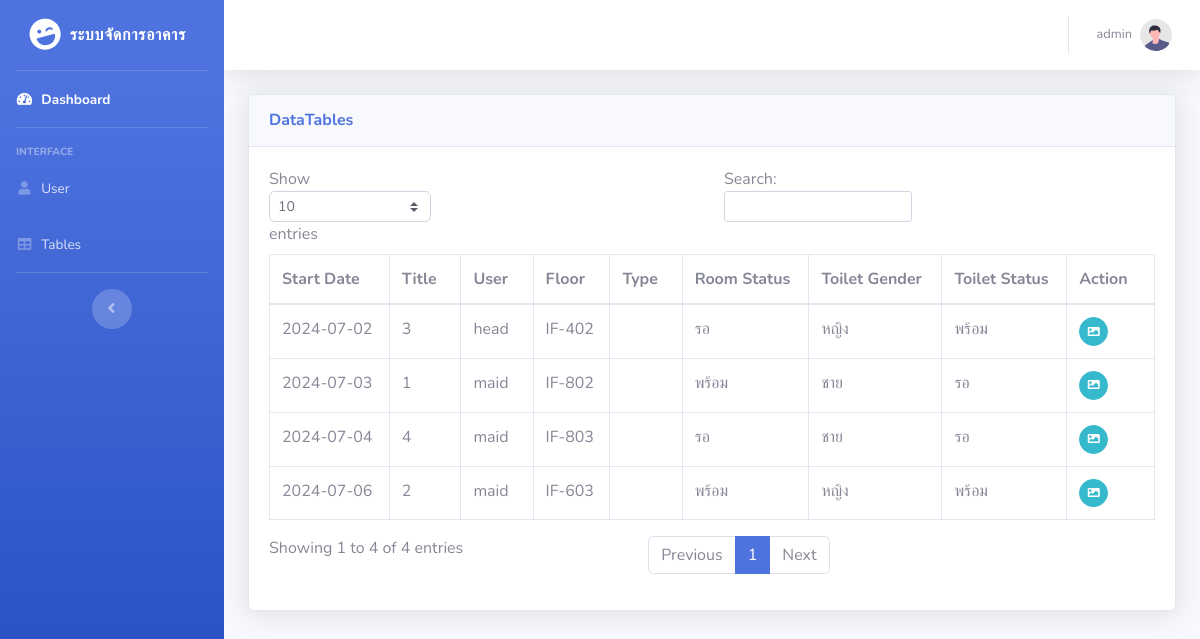
/tables.php (signed in), run on the app's committed database.
### tables this page shows
CREATE TABLE `task` (
  `task_id` int(11) NOT NULL,
  `task_title` varchar(255) NOT NULL,
  `task_description` text DEFAULT NULL,
  `start_date` date NOT NULL,
  `user_id` int(100) NOT NULL,
  `floor_number` enum('1','2','3','4','5','6','7','8','9','10','11') NOT NULL,
  `room_number` enum('1','2','3','4','5','6') DEFAULT NULL,
  `room_status` enum('Ready','Waiting','Not Ready') DEFAULT NULL,
  `room_type` enum('ห้องเรียน','ห้องประชุม','ห้องปฎิบัติการ') DEFAULT NULL,
  `toilet_gender` enum('male','female') DEFAULT NULL,
  `toilet_status` enum('Ready','Waiting','Not Ready') NOT NULL,
  `image` text DEFAULT NULL
);

CREATE TABLE `users` (
  `user_id` int(100) NOT NULL,
  `fullname` varchar(255) NOT NULL,
  `username` varchar(100) NOT NULL,
  `password` varchar(100) NOT NULL,
  `role` varchar(100) NOT NULL,
  `lasttime_login` varchar(255) NOT NULL,
  `status` enum('พร้อม','ลา','ไม่พร้อม','') NOT NULL
);

### tables.php (the view, shortened to what this page needs)
<?php
include 'includes/header.php';
include 'includes/navbar.php';
?>
<div class="container-fluid">
    <div class="card shadow mb-4">
        <div class="card-header py-3">
            <h6 class="m-0 font-weight-bold text-primary">DataTables</h6>
        </div>
        <?php
        $servername = "localhost";
        $username = "root";
        $password = "";
        $dbname = "project";
        $conn = new mysqli($servername, $username, $password, $dbname);
        $currentMonth = date('m');
        $currentYear = date('Y');
        $sql = "SELECT
            t.task_id,
            t.task_title,
            t.start_date,
            t.task_description,
            u.fullname AS user_fullname,
            t.floor_number,
            t.room_number,
            t.room_status,
            t.room_type,
            t.toilet_gender,
            t.toilet_status,
            t.image,
            t.user_id
        FROM task t
        INNER JOIN users u ON t.user_id = u.user_id
        WHERE MONTH(t.start_date) = $currentMonth AND YEAR(t.start_date) = $currentYear
        ORDER BY t.start_date ASC";
        $result = $conn->query($sql);
        if ($result->num_rows > 0) {
            echo '<div class="card-body">';
            echo '<div class="table-responsive">';
            echo '<table class="table table-bordered" id="dataTable" width="100%" cellspacing="0">';
            echo '<thead>';
            echo '<tr>';
            echo '<th>Start Date</th>';
            echo '<th>Title</th>';
            echo '<th>User</th>';
            echo '<th>Floor</th>';
            echo '<th>Type</th>';
            echo '<th>Room Status</th>';
            echo '<th>Toilet Gender</th>';
            echo '<th>Toilet Status</th>';
            echo '<th>Action</th>';
            echo '</tr>';
            echo '</thead>';
            echo '<tbody>';
            while ($row = $result->fetch_assoc()) {
                echo '<tr>';
                echo '<td>' . ($row["start_date"] ?? '-') . '</td>';
                echo '<td>' . ($row["task_title"] ?? '-') . '</td>';
                echo '<td>' . ($row["user_fullname"] ?? '-') . '</td>';
                echo '<td>IF-' . ($row["floor_number"] ?? '-') . '0' . ($row["room_number"] ?? '-') . '</td>';
                echo '<td>' . ($row["room_type"] ?? '-') . '</td>';
                echo '<td>';
                if ($row["room_status"] == 'Ready') {
                    echo 'พร้อม';
                } elseif ($row["room_status"] == 'Not Ready') {
                    echo 'ไม่พร้อม';
                } elseif ($row["room_status"] == 'Waiting') {
                    echo 'รอ';
                } else {
                    echo ($row["room_status"] ?? '-');
                }
                echo '</td>';
                echo '<td>';
                if ($row["toilet_gender"] == 'male') {
                    echo 'ชาย';
                } elseif ($row["toilet_gender"] == 'female') {
                    echo 'หญิง';
                } else {
                    echo ($row["toilet_gender"] ?? '-');
                }
                echo '</td>';
                echo '<td>';
                if ($row["toilet_status"] == 'Ready') {
                    echo 'พร้อม';
                } elseif ($row["toilet_status"] == 'Not Ready') {
                    echo 'ไม่พร้อม';
                } elseif ($row["toilet_status"] == 'Waiting') {
                    echo 'รอ';
                } else {
                    echo ($row["toilet_status"] ?? '-');
                }
                echo '</td>';
                echo '<td>';
                echo '<button type="button" class="btn btn-info btn-circle btn-sm" data-toggle="modal" data-target="#imageModal' . $row["task_id"] . '"><i class="fas fa-image"></i></button>';
                echo '</td>';
                echo '</tr>';
            }
            echo '</tbody>';
            echo '</table>';
            echo '</div>';
            echo '</div>';
        } else {
            echo "<div class='card-body'>";
            echo "<p class='text-center'>You have no tasks scheduled for today.</p>";
            echo "</div>";
        }
        ?>
    </div>
</div>
</div>
</div>
</div>
<?php
include 'includes/footer.php';
?>

### data on the page
task: start_date "2024-07-02", task_title "3", user.fullname "head", floor_number "4", room_number "2", room_status "รอ", toilet_gender "หญิง", toilet_status "พร้อม"
task: start_date "2024-07-03", task_title "1", user.fullname "maid", floor_number "8", room_number "2", room_status "พร้อม", toilet_gender "ชาย", toilet_status "รอ"
task: start_date "2024-07-04", task_title "4", user.fullname "maid", floor_number "8", room_number "3", room_status "รอ", toilet_gender "ชาย", toilet_status "รอ"
task: start_date "2024-07-06", task_title "2", user.fullname "maid", floor_number "6", room_number "3", room_status "พร้อม", toilet_gender "หญิง", toilet_status "พร้อม"

### other printed values
$_SESSION['full_name'] "admin"
